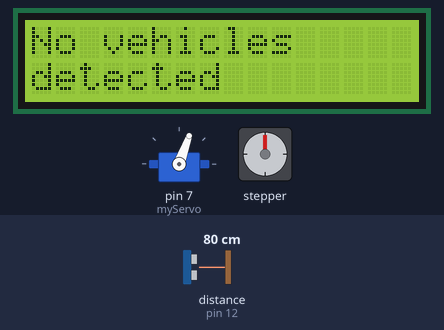
A sketch run on a simulated Arduino Uno, built with avr-gcc and run on an emulated ATmega328P. Parts: 16×2 character LCD, servo, stepper motor. Wiring (inferred from the names in the program): ultrasonic range finder: trigger pin 13; echo pin 12. The test bench sets the inputs (shaded band); at power-on: distance to the obstacle (sensor on pin 12) 80 cm. The echo pulse lasts 58.3 µs per cm; stepper angles assume 600 steps per turn; what the sketch prints to the serial monitor is not drawn.

Above: at 3.2 s.
3.3 s: distance to the obstacle (sensor on pin 12) set to 35 cm
8.1 s: distance to the obstacle (sensor on pin 12) set to 29 cm
At 10.33 s:
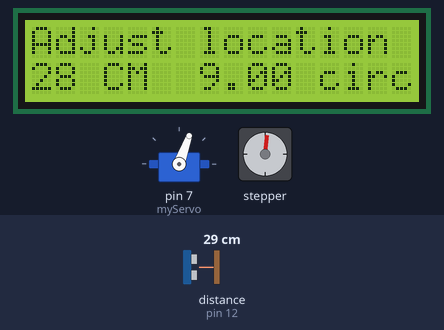
At 41.5 s:
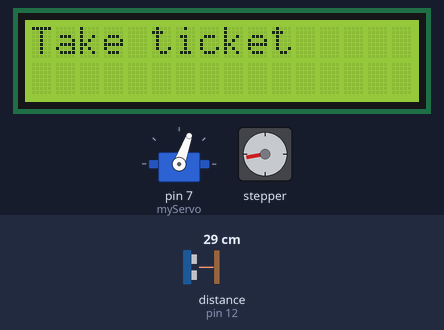
Timing chart, 0 to 45.6 s (numbered marks = the images above; inputs shaded):
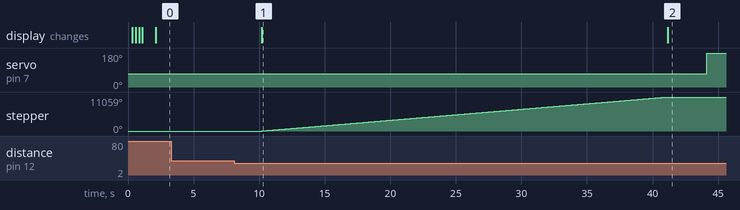

The sketch:

TicketMachine.ino
```cpp
#include <Wire.h>
#include <LiquidCrystal_I2C.h>
#include <Stepper.h>
#include <Servo.h>

Servo myServo;
LiquidCrystal_I2C lcd(0x27, 16, 2);

const char trigPin = 13;
const char echoPin = 12;

int motorPin1 = 8;
int motorPin2 = 9;
int motorPin3 = 10;
int motorPin4 = 11;

Stepper stepper(600, motorPin1, motorPin3, motorPin2, motorPin4);

int pulseWidth;
int distance;
int distanceOld;

void setup() {
  // 통신설정
  Serial.begin(9600);

  // 모터 출력으로 설정
  pinMode(motorPin1, OUTPUT);
  pinMode(motorPin2, OUTPUT);
  pinMode(motorPin3, OUTPUT);
  pinMode(motorPin4, OUTPUT);

  // LCD 초기설정
  lcd.init();
  lcd.clear();
  lcd.backlight();
  lcd.setCursor(0, 0);
  lcd.print("Arduino LCD");
  lcd.setCursor(0, 1);
  lcd.print("Welcome");
  lcd.noBacklight();
  delay(250);
  lcd.backlight();
  delay(250);
  lcd.noBacklight();
  delay(250);
  lcd.backlight();
  delay(250);
  lcd.clear();
  lcd.setCursor(0, 0);

  // 초음파 초기 설정
  pinMode(trigPin, OUTPUT);
  pinMode(echoPin, INPUT);
  digitalWrite(trigPin, LOW);
  stepper.setSpeed(60);

  // 서보모터 : 초기설정 (차량차단기 내려진 상태로 초기 설정)
  myServo.attach(7);
  myServo.write(70);
  delay(1000);
}

void loop() {
  // 초음파 **********************************************************************
  digitalWrite(trigPin, HIGH);
  delayMicroseconds(10);
  digitalWrite(trigPin, LOW);

  // 거리 계산
  pulseWidth = pulseIn(echoPin, HIGH);
  distance = pulseWidth / 58;


  // case 1 : 차량 감지( 차량이 적절한 거리에 있을 때)
  if (distance <= 10 && distance >= 2) {
    lcd.clear();
    lcd.setCursor(0, 0);
    lcd.print("take a ticket");
    lcd.setCursor(0, 1);
    lcd.print(distance);
    lcd.print(" CM  ");
    stepper.step(0);

    // 티켓 가져가는 시간
    delay(3000);
    // 차단기 올리고 3초 대기후 내리기
    myServo.write(180);
    lcd.clear();
    lcd.setCursor(0, 0);
    lcd.print("Good Bye");
    delay(3000);
    myServo.write(70);


  // case 2 : 차량 감지( 차량이 적절한 거리에 있지 않을 때)
  } else if (distance > 10 && distance <= 30) {
    lcd.clear();
    lcd.setCursor(0, 0);
    lcd.print("Adjust location");
    lcd.setCursor(0, 1);
    lcd.print(distance);
    lcd.print(" CM  ");

    // 스텝모터를 움직이기
    // 스텝모터 1 바퀴당 2cm 이동한다고 가정
    float moveDistance = (distance - 10)/2.0;
    lcd.print(moveDistance);
    lcd.print(" circles ");

    // 위치 조정
    stepper.step(moveDistance*2048);
    // 사용자가 티켓 가져가기 3초 대기
    lcd.clear();
    lcd.setCursor(0, 0);
    lcd.print("Take ticket");
    delay(3000);

    // 차단기 올리고 3초 대기후 내리기
    myServo.write(180);
    delay(3000);
    lcd.clear();
    lcd.setCursor(0, 0);
    lcd.print("Good Bye");
    myServo.write(70);
    stepper.step(moveDistance*(-2048)); // 원상태로 복귀


  // case 3 : 차량이 감지되지 않을 때 ( 30cm 초과)
  } else {
    lcd.clear();
    lcd.setCursor(0, 0);
    lcd.print("No vehicles");
    lcd.setCursor(0, 1);
    lcd.print("detected");
    Serial.print(distance);
    Serial.println(" CM  ");
    stepper.step(0);
  }

  distanceOld = distance;
  delay(4000);
}
```

Measured:
- the behaviour switches between 32 and 31 cm on distance to the obstacle (sensor on pin 12) (found by bisection; images 0 and 1)
- after the input at 3.3 s, every drawn part: stays the same
- after the input at 8.1 s, servo on pin 7 (myServo): 70° → 180° after 36.0 s; stepper: turns 11059° clockwise in 30.9 s, starting after 2.1 s; the display: changes after 2.1 s (image 1)
